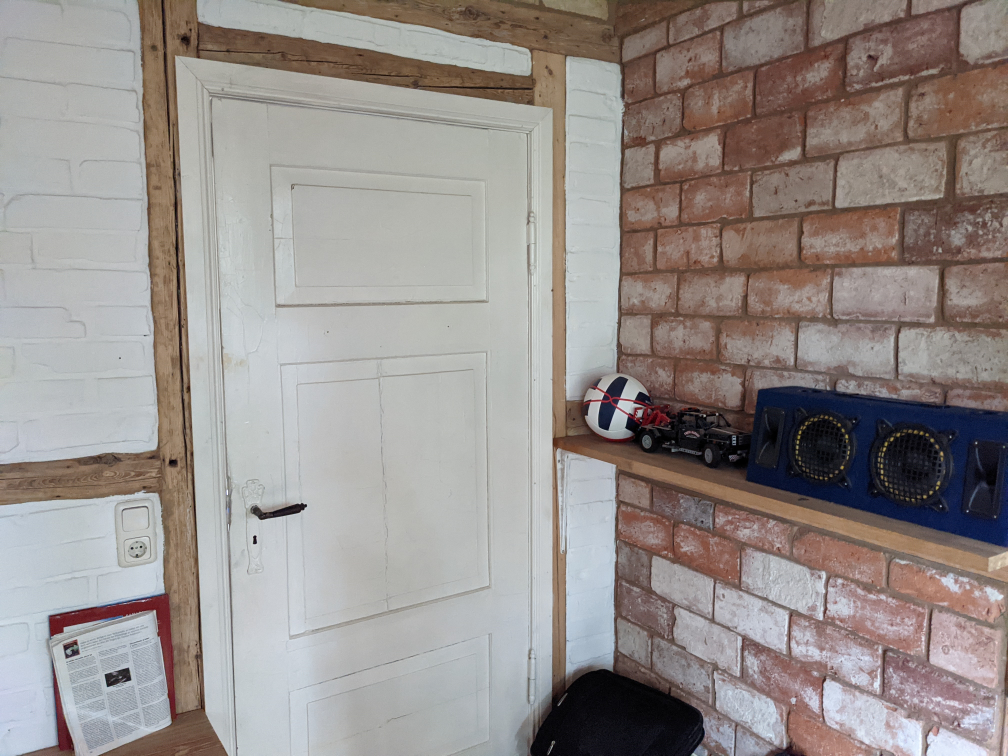
#> input picture cambot/images/test1/img1.jpg, 4032 x 3024 px (shown at 1/4 size)
$ python rt_stitcher.py
#> lines starting #> are read from the running program, lines starting #| are printed output that depends on the picture
import cv2
import numpy as np
from math import sin, asin, cos, atan2, sqrt, pi

img_path = "images/test1/img1.jpg"
# fov = (81, 52)

def toPan(lat1, lon1, x, y, rx, ry, fov):
    x = pi * 2 * (x/rx - 0.5)
    y = pi * (y/ry - 0.5)

    p = sqrt(x * x + y * y)
    if p == 0: return 0, 0
    c = atan2(p, fov)
    lat = asin(cos(c) * sin(lat1) + y * sin(c) * cos(lat1) / p)
    lon = lon1 + atan2(x * sin(c), (p * cos(lat1) * cos(c) - y * sin(lat1) * sin(c)))

    px = lon / (pi * 2.0) + 0.5
    py = (lat / pi) + 0.5
    return round(px*rx%rx), round(py*ry%ry)

img = cv2.imread(img_path)
#> img is the input picture: shape (3024, 4032, 3); mean B, G, R 140.1, 143.1, 150.2
img = cv2.resize(img, (round(img.shape[1]/20), round(img.shape[0]/20)))
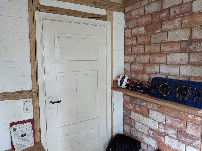
#> img: shape (151, 202, 3); mean B, G, R 140.1, 143, 150.2

pan = np.zeros((200, 400, 3), np.uint8)
key = ord('a' )
lat = 0
lon = 0

while key != 32:
    pan = np.zeros((200, 400, 3), np.uint8)
    for y in range(img.shape[0]):
        for x in range(img.shape[1]):
            px, py = toPan(lat, lon, x, y, pan.shape[1], pan.shape[0], 90/180*pi)
            pan[py][px] = img[y][x]
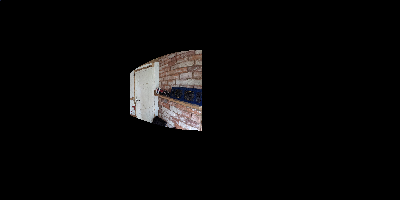
#> pan: shape (200, 400, 3); mean B, G, R 7.6, 7.7, 8.4

    cv2.imshow("RT Stitcher", pan)
    key = cv2.waitKey()
#> (key Esc is pressed here)
    if key == ord('w'): lat -= 0.1
    if key == ord('a'): lon -= 0.1
    if key == ord('s'): lat += 0.1
    if key == ord('d'): lon += 0.1

#cv2.imshow("RT TMP", img)
#cv2.waitKey()

$ run again, with cambot/images/test1/img2.jpg copied over cambot/images/test1/img1.jpg
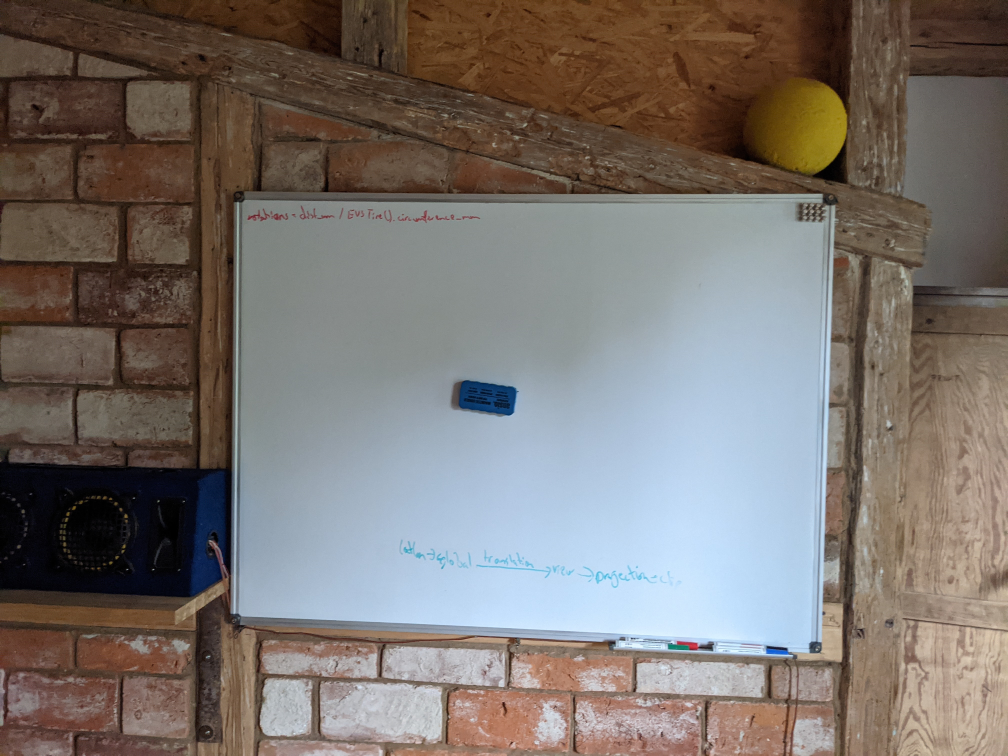
#> input picture cambot/images/test1/img2.jpg, 4032 x 3024 px (shown at 1/4 size)
#> img is the input picture: shape (3024, 4032, 3); mean B, G, R 110.5, 115.1, 122.3
#> `img = cv2.resize(img, (round(img.shape[1]/20), round(img.shape[0]/20)))`:
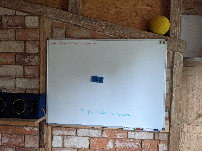
#> img: shape (151, 202, 3); mean B, G, R 110.3, 114.9, 122.2
#> after the loop `for y in range(img.shape[0]):`:
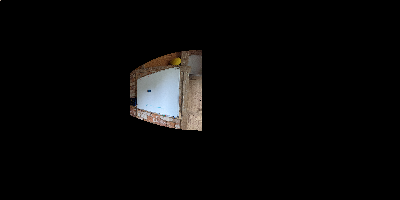
#> pan: shape (200, 400, 3); mean B, G, R 7.8, 8.1, 8.4

$ run again, with cambot/images/test1/img3.jpg copied over cambot/images/test1/img1.jpg
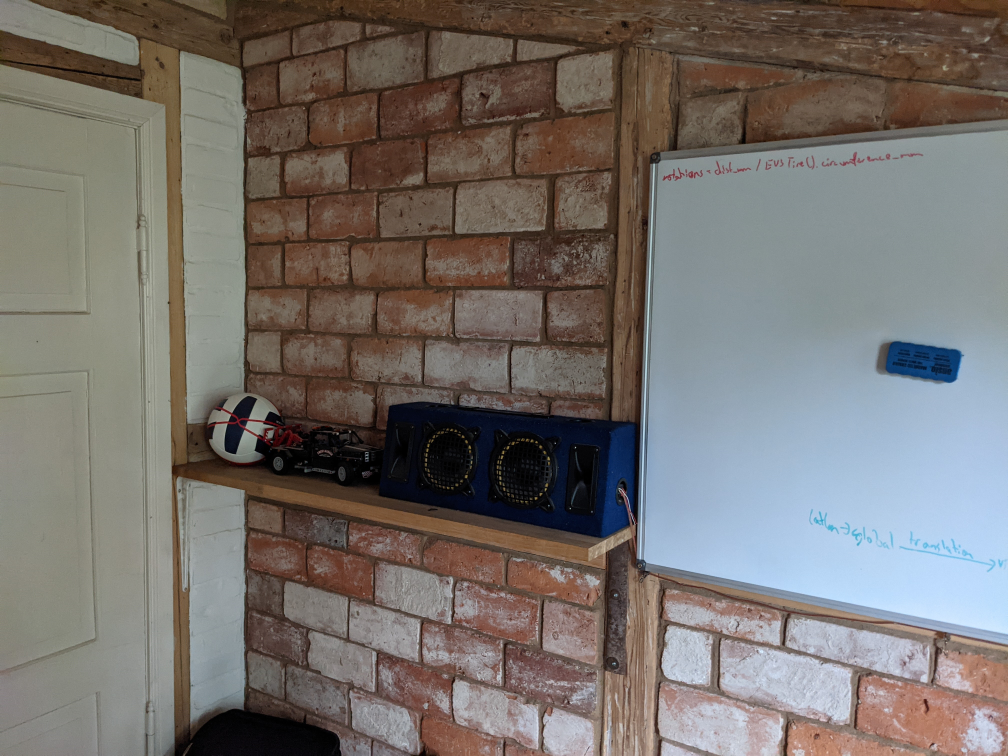
#> input picture cambot/images/test1/img3.jpg, 4032 x 3024 px (shown at 1/4 size)
#> img is the input picture: shape (3024, 4032, 3); mean B, G, R 108.3, 112.4, 118
#> `img = cv2.resize(img, (round(img.shape[1]/20), round(img.shape[0]/20)))`:
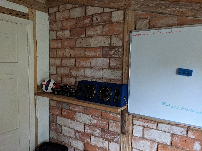
#> img: shape (151, 202, 3); mean B, G, R 108.2, 112.3, 117.9
#> after the loop `for y in range(img.shape[0]):`:
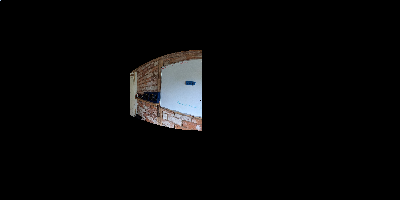
#> pan: shape (200, 400, 3); mean B, G, R 8.1, 7.9, 8
